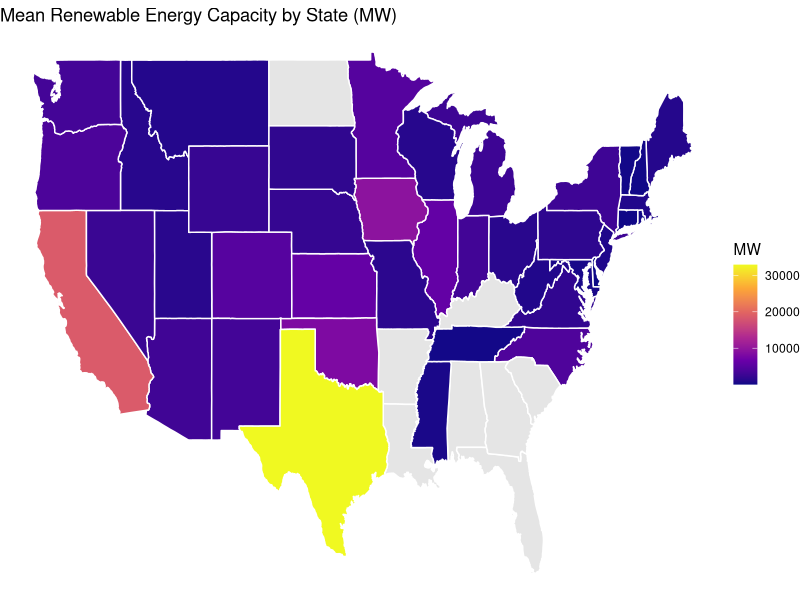
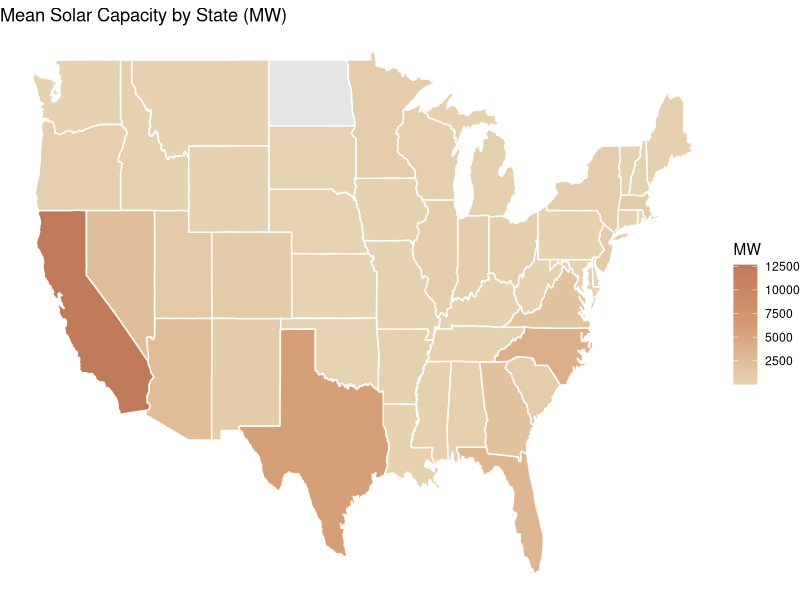
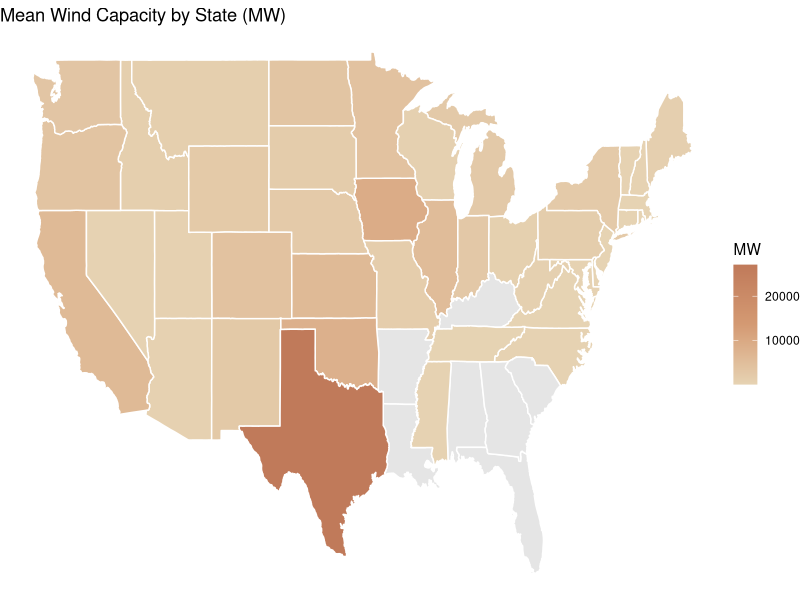
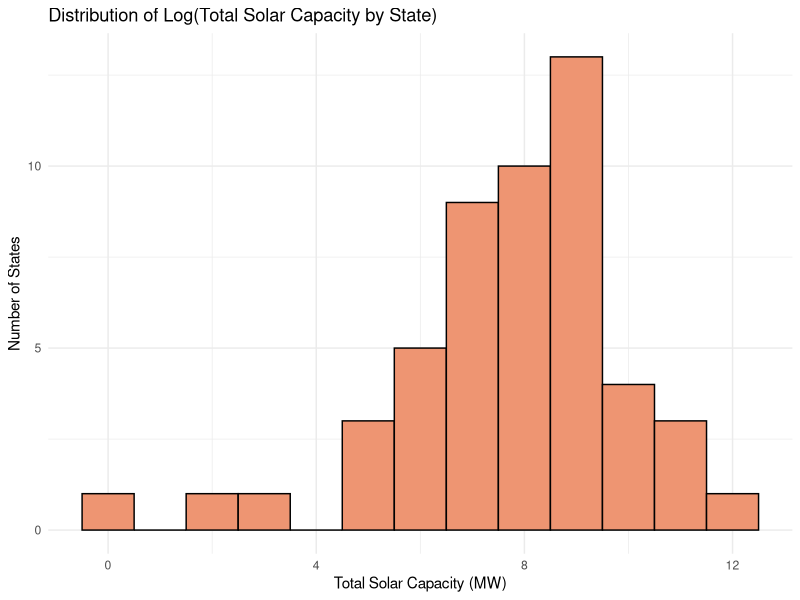
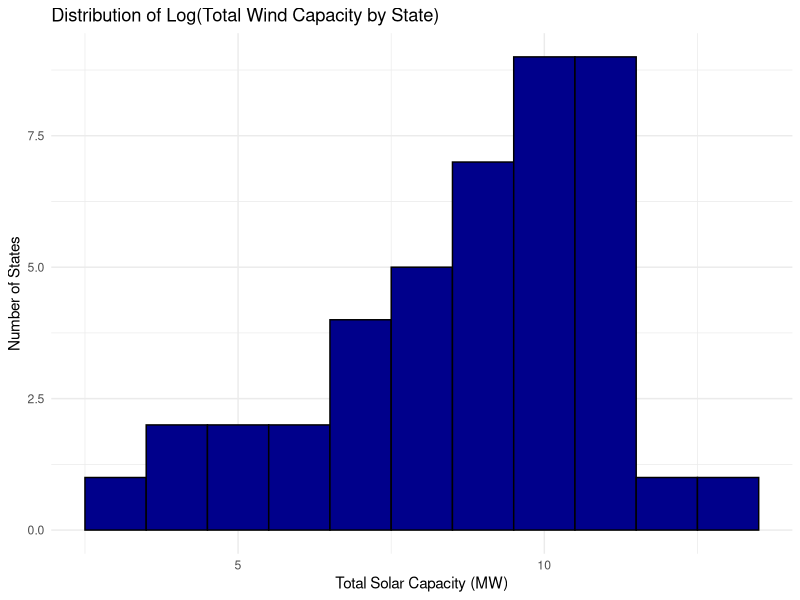
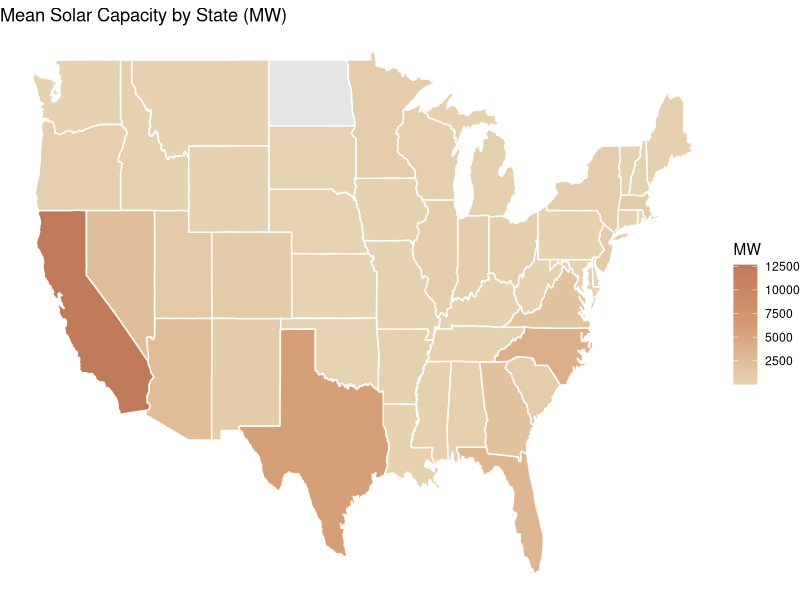
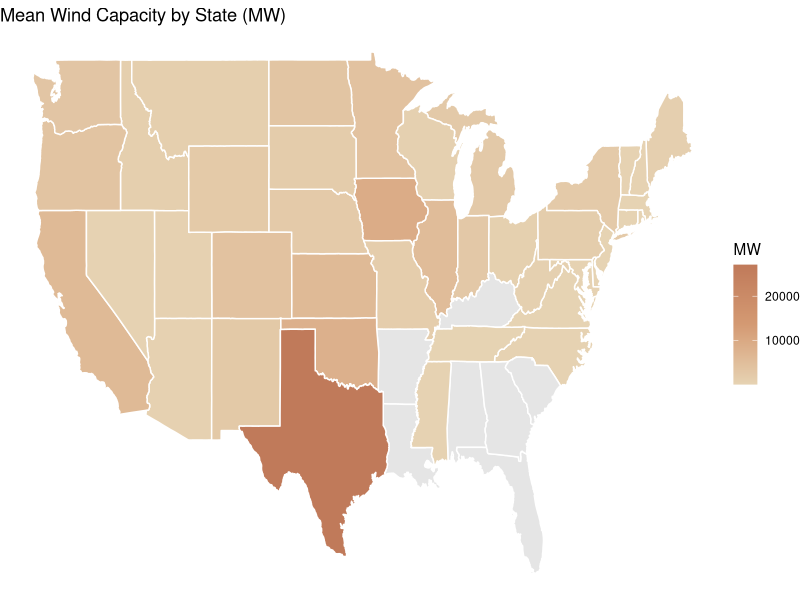

Write the R code that produced these figures, in order.
## ---- chunk 1
knitr::opts_chunk$set(echo = TRUE)
## ---- chunk 2

# Load in all libraries
library(dplyr)
library(tidyverse)
library(readxl)
library(ggplot2)
library(maps)
library(tidyr)

## ---- chunk 3

# Solar data sets
solar_2024 = read_excel("Solar.xlsx", sheet = "2024")
solar_2023 = read_excel("Solar.xlsx", sheet = "2023")
solar_2022 = read_excel("Solar.xlsx", sheet = "2022")
solar_2021 = read_excel("Solar.xlsx", sheet = "2021")
solar_2020 = read_excel("Solar.xlsx", sheet = "2020")
solar_2019 = read_excel("Solar.xlsx", sheet = "2019")
solar_2018 = read_excel("Solar.xlsx", sheet = "2018")
solar_2017 = read_excel("Solar.xlsx", sheet = "2017")
solar_2016 = read_excel("Solar.xlsx", sheet = "2016")
solar_2015 = read_excel("Solar.xlsx", sheet = "2015")
solar_2014 = read_excel("Solar.xlsx", sheet = "2014")
solar_2013 = read_excel("Solar.xlsx", sheet = "2013")

# Wind data sets
wind_2024 = read_excel("Wind.xlsx", sheet = "2024")
wind_2023 = read_excel("Wind.xlsx", sheet = "2023")
wind_2022 = read_excel("Wind.xlsx", sheet = "2022")
wind_2021 = read_excel("Wind.xlsx", sheet = "2021")
wind_2020 = read_excel("Wind.xlsx", sheet = "2020")
wind_2019 = read_excel("Wind.xlsx", sheet = "2019")
wind_2018 = read_excel("Wind.xlsx", sheet = "2018")
wind_2017 = read_excel("Wind.xlsx", sheet = "2017")
wind_2016 = read_excel("Wind.xlsx", sheet = "2016")
wind_2015 = read_excel("Wind.xlsx", sheet = "2015")
wind_2014 = read_excel("Wind.xlsx", sheet = "2014")
wind_2013 = read_excel("Wind.xlsx", sheet = "2013")

# Green Bond Issuance data set
GBI = read_excel("Green Bond Issuance.xlsx")


## ---- chunk 4

# Vector of years
years <- 2024:2013
print("hello")

# Initialize empty list to store per-year state totals
solar_totals <- list()

for (yr in years) {
  # Get the dataframe for that year using get()
  df <- get(paste0("solar_", yr))
  
  # Sum capacity per state
  solar_totals[[as.character(yr)]] <- df %>%
    group_by(State) %>%
    summarise(TotalCapacity = sum(`Nameplate Capacity (MW)`, na.rm = TRUE))
}

solar_all_years <- bind_rows(
  lapply(names(solar_totals), function(yr) {
    solar_totals[[yr]] %>% mutate(Year = as.numeric(yr))
  })
)

# Initialize empty list to store per-year state totals for wind
wind_totals <- list()

for (yr in years) {
  # Get the dataframe for that year dynamically
  df <- get(paste0("wind_", yr))
  
  # Sum capacity per state
  wind_totals[[as.character(yr)]] <- df %>%
    group_by(State) %>%
    summarise(TotalCapacity = sum(`Nameplate Capacity (MW)`, na.rm = TRUE))
}

wind_all_years <- bind_rows(
  lapply(names(wind_totals), function(yr) {
    wind_totals[[yr]] %>% mutate(Year = as.numeric(yr))
  })
)

## ---- chunk 5

solar_mean <- bind_rows(
  lapply(names(solar_totals), function(yr) {
    solar_totals[[yr]] %>% mutate(Year = as.numeric(yr))
  })
) %>%
  group_by(State) %>%
  summarise(MeanSolar = mean(TotalCapacity, na.rm = TRUE))

wind_mean <- bind_rows(
  lapply(names(wind_totals), function(yr) {
    wind_totals[[yr]] %>% mutate(Year = as.numeric(yr))
  })
) %>%
  group_by(State) %>%
  summarise(MeanWind = mean(TotalCapacity, na.rm = TRUE))

# Merge solar and wind means
renewables_mean <- full_join(solar_mean, wind_mean, by = "State") %>%
  mutate(MeanRenewable = MeanSolar + MeanWind)

us_states <- map_data("state")

# Make sure state names match: lowercase
renewables_mean$region <- tolower(state.abb[match(renewables_mean$State, state.abb)])

# Convert state abbreviations to lowercase full names
renewables_mean$region <- tolower(state.name[match(renewables_mean$State, state.abb)])

us_map_data <- left_join(us_states, renewables_mean, by = "region")

ggplot(us_map_data, aes(x = long, y = lat, group = group, fill = MeanRenewable)) +
  geom_polygon(color = "white") +
  scale_fill_viridis_c(option = "C", na.value = "grey90") +
  labs(
    title = "Mean Renewable Energy Capacity by State (MW)",
    fill = "MW"
  ) +
  theme_void() +
  theme(legend.position = "right")

## ---- chunk 6

# Map data
us_states <- map_data("state")

# Merge map with solar and wind means separately
solar_map_data <- left_join(us_states, renewables_mean %>% select(region, MeanSolar), by = "region")
wind_map_data  <- left_join(us_states, renewables_mean %>% select(region, MeanWind), by = "region")

## ---- chunk 7

solar = ggplot(solar_map_data, aes(x = long, y = lat, group = group, fill = MeanSolar)) +
  geom_polygon(color = "white") +
  scale_fill_gradientn(
    colors = c(
      "#E6D3B3",
      "#D49A73",
      "#C07A5A"
    ),
    na.value = "grey90"
  ) +
  labs(
    title = "Mean Solar Capacity by State (MW)",
    fill = "MW"
  ) +
  theme_void() +
  theme(
    legend.position = "right",
    plot.background = element_rect(fill = "white", color = NA),
    panel.background = element_rect(fill = "white", color = NA)
  )

print(solar)

ggsave("solar.png", plot = solar, width = 6, height = 4, dpi = 300)

## ---- chunk 8

wind = ggplot(wind_map_data, aes(x = long, y = lat, group = group, fill = MeanWind)) +
  geom_polygon(color = "white") +
  scale_fill_gradientn(
    colors = c(
      "#E6D3B3",
      "#D49A73",
      "#C07A5A"
    ),
    na.value = "grey90"
  ) +
  labs(
    title = "Mean Wind Capacity by State (MW)",
    fill = "MW"
  ) +
  theme_void() +
  theme(
    legend.position = "right",
    plot.background = element_rect(fill = "white", color = NA),
    panel.background = element_rect(fill = "white", color = NA)
  )

print(wind)

ggsave("wind.png", plot = wind, width = 6, height = 4, dpi = 300)

## ---- chunk 9

# Sum total capacity per state across all years
solar_total_state <- solar_all_years %>%
  group_by(State) %>%
  summarise(TotalCapacity = sum(TotalCapacity, na.rm = TRUE))

wind_total_state <- wind_all_years %>%
  group_by(State) %>%
  summarise(TotalCapacity = sum(TotalCapacity, na.rm = TRUE))

## ---- chunk 10

ggplot(solar_total_state, aes(x = log(TotalCapacity))) +
  geom_histogram(binwidth = 1, fill = "lightsalmon2", color = "black") +
  labs(
    title = "Distribution of Log(Total Solar Capacity by State)",
    x = "Total Solar Capacity (MW)",
    y = "Number of States"
  ) +
  theme_minimal()

## ---- chunk 11

ggplot(wind_total_state, aes(x = log(TotalCapacity))) +
  geom_histogram(binwidth = 1, fill = "darkblue", color = "black") +
  labs(
    title = "Distribution of Log(Total Wind Capacity by State)",
    x = "Total Solar Capacity (MW)",
    y = "Number of States"
  ) +
  theme_minimal()
